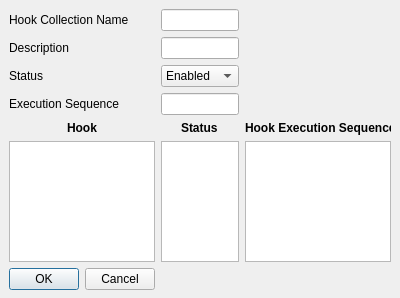
<?xml version="1.0" encoding="UTF-8"?>
<ui version="4.0">
 <class>Dialog</class>
 <widget class="QDialog" name="Dialog">
  <property name="geometry">
   <rect>
    <x>0</x>
    <y>0</y>
    <width>400</width>
    <height>298</height>
   </rect>
  </property>
  <property name="windowTitle">
   <string>Dialog</string>
  </property>
  <widget class="QWidget" name="gridLayoutWidget">
   <property name="geometry">
    <rect>
     <x>-1</x>
     <y>-1</y>
     <width>401</width>
     <height>301</height>
    </rect>
   </property>
   <layout class="QGridLayout" name="gridLayout">
    <property name="leftMargin">
     <number>10</number>
    </property>
    <property name="topMargin">
     <number>10</number>
    </property>
    <property name="rightMargin">
     <number>10</number>
    </property>
    <property name="bottomMargin">
     <number>10</number>
    </property>
    <item row="5" column="1" alignment="Qt::AlignHCenter">
     <widget class="QLabel" name="label_6">
      <property name="font">
       <font>
        <weight>75</weight>
        <bold>true</bold>
       </font>
      </property>
      <property name="text">
       <string>Status</string>
      </property>
     </widget>
    </item>
    <item row="6" column="1">
     <widget class="QListView" name="listView_2"/>
    </item>
    <item row="6" column="2">
     <widget class="QListView" name="listView_3"/>
    </item>
    <item row="5" column="2">
     <widget class="QLabel" name="label_7">
      <property name="font">
       <font>
        <weight>75</weight>
        <bold>true</bold>
       </font>
      </property>
      <property name="text">
       <string>Hook Execution Sequence</string>
      </property>
     </widget>
    </item>
    <item row="1" column="1">
     <widget class="QLineEdit" name="lineEdit_3"/>
    </item>
    <item row="3" column="1">
     <widget class="QLineEdit" name="lineEdit_4"/>
    </item>
    <item row="0" column="0">
     <widget class="QLabel" name="label">
      <property name="text">
       <string>Hook Collection Name</string>
      </property>
     </widget>
    </item>
    <item row="3" column="0">
     <widget class="QLabel" name="label_4">
      <property name="text">
       <string>Execution Sequence</string>
      </property>
     </widget>
    </item>
    <item row="1" column="0">
     <widget class="QLabel" name="label_2">
      <property name="text">
       <string>Description</string>
      </property>
     </widget>
    </item>
    <item row="2" column="0">
     <widget class="QLabel" name="label_3">
      <property name="text">
       <string>Status</string>
      </property>
     </widget>
    </item>
    <item row="6" column="0">
     <widget class="QListView" name="listView"/>
    </item>
    <item row="5" column="0" alignment="Qt::AlignHCenter">
     <widget class="QLabel" name="label_5">
      <property name="font">
       <font>
        <weight>75</weight>
        <bold>true</bold>
       </font>
      </property>
      <property name="text">
       <string>Hook</string>
      </property>
     </widget>
    </item>
    <item row="7" column="0">
     <widget class="QDialogButtonBox" name="buttonBox">
      <property name="standardButtons">
       <set>QDialogButtonBox::Cancel|QDialogButtonBox::Ok</set>
      </property>
     </widget>
    </item>
    <item row="0" column="1">
     <widget class="QLineEdit" name="lineEdit"/>
    </item>
    <item row="2" column="1">
     <widget class="QComboBox" name="comboBox">
      <item>
       <property name="text">
        <string>Enabled</string>
       </property>
      </item>
      <item>
       <property name="text">
        <string>Disabled</string>
       </property>
      </item>
     </widget>
    </item>
   </layout>
  </widget>
 </widget>
 <resources/>
 <connections/>
</ui>
